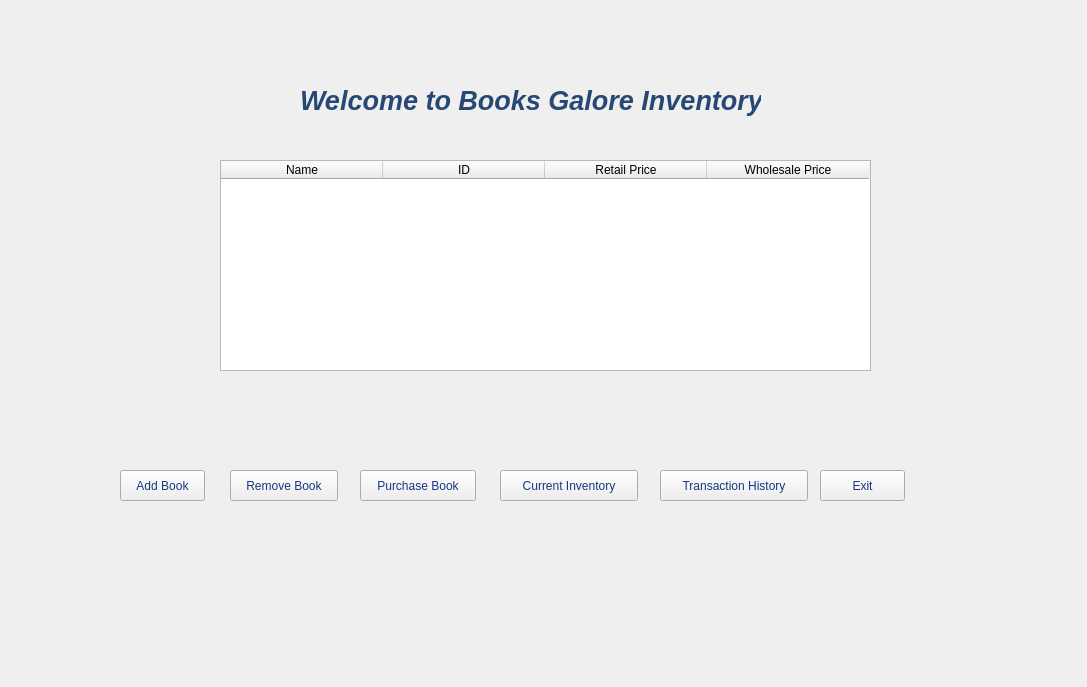
<?xml version="1.0" encoding="UTF-8"?>
<ui version="4.0">
 <class>Book_Inventory</class>
 <widget class="QMainWindow" name="Book_Inventory">
  <property name="geometry">
   <rect>
    <x>0</x>
    <y>0</y>
    <width>1087</width>
    <height>687</height>
   </rect>
  </property>
  <property name="windowTitle">
   <string>Book_Inventory</string>
  </property>
  <property name="styleSheet">
   <string notr="true">QMainWindow{color: rgb(26, 54, 130)}</string>
  </property>
  <widget class="QWidget" name="centralWidget">
   <widget class="QStackedWidget" name="stackedWidget">
    <property name="geometry">
     <rect>
      <x>70</x>
      <y>40</y>
      <width>951</width>
      <height>591</height>
     </rect>
    </property>
    <property name="sizePolicy">
     <sizepolicy hsizetype="Preferred" vsizetype="Preferred">
      <horstretch>0</horstretch>
      <verstretch>0</verstretch>
     </sizepolicy>
    </property>
    <property name="cursor">
     <cursorShape>ArrowCursor</cursorShape>
    </property>
    <property name="styleSheet">
     <string notr="true">QStackedWdget {color: rgb(26, 54, 130)}</string>
    </property>
    <property name="frameShadow">
     <enum>QFrame::Raised</enum>
    </property>
    <property name="currentIndex">
     <number>0</number>
    </property>
    <widget class="QWidget" name="page">
     <property name="autoFillBackground">
      <bool>false</bool>
     </property>
     <widget class="QPushButton" name="pushButton_5">
      <property name="geometry">
       <rect>
        <x>590</x>
        <y>430</y>
        <width>148</width>
        <height>31</height>
       </rect>
      </property>
      <property name="styleSheet">
       <string notr="true">QPushButton {color: rgb(26, 54, 130)}</string>
      </property>
      <property name="text">
       <string>Transaction History</string>
      </property>
     </widget>
     <widget class="QPushButton" name="Exit">
      <property name="geometry">
       <rect>
        <x>750</x>
        <y>430</y>
        <width>85</width>
        <height>31</height>
       </rect>
      </property>
      <property name="styleSheet">
       <string notr="true">QPushButton {color: rgb(26, 54, 130)}</string>
      </property>
      <property name="text">
       <string>Exit</string>
      </property>
     </widget>
     <widget class="QPushButton" name="pushButton_6">
      <property name="geometry">
       <rect>
        <x>430</x>
        <y>430</y>
        <width>138</width>
        <height>31</height>
       </rect>
      </property>
      <property name="styleSheet">
       <string notr="true">QPushButton {color: rgb(26, 54, 130)}</string>
      </property>
      <property name="text">
       <string>Current Inventory</string>
      </property>
     </widget>
     <widget class="QPushButton" name="pushButton_3">
      <property name="geometry">
       <rect>
        <x>290</x>
        <y>430</y>
        <width>116</width>
        <height>31</height>
       </rect>
      </property>
      <property name="styleSheet">
       <string notr="true">QPushButton {color: rgb(26, 54, 130)}</string>
      </property>
      <property name="text">
       <string>Purchase Book</string>
      </property>
     </widget>
     <widget class="QPushButton" name="pushButton_2">
      <property name="geometry">
       <rect>
        <x>160</x>
        <y>430</y>
        <width>108</width>
        <height>31</height>
       </rect>
      </property>
      <property name="styleSheet">
       <string notr="true">QPushButton {color: rgb(26, 54, 130)}</string>
      </property>
      <property name="text">
       <string>Remove Book</string>
      </property>
     </widget>
     <widget class="QPushButton" name="pushButton_4">
      <property name="geometry">
       <rect>
        <x>50</x>
        <y>430</y>
        <width>85</width>
        <height>31</height>
       </rect>
      </property>
      <property name="styleSheet">
       <string notr="true">QPushButton {color: rgb(26, 54, 130)}</string>
      </property>
      <property name="text">
       <string>Add Book</string>
      </property>
     </widget>
     <widget class="QTableWidget" name="tableWidget">
      <property name="geometry">
       <rect>
        <x>150</x>
        <y>120</y>
        <width>651</width>
        <height>211</height>
       </rect>
      </property>
      <property name="rowCount">
       <number>0</number>
      </property>
      <attribute name="horizontalHeaderDefaultSectionSize">
       <number>162</number>
      </attribute>
      <column>
       <property name="text">
        <string>Name</string>
       </property>
      </column>
      <column>
       <property name="text">
        <string>ID</string>
       </property>
      </column>
      <column>
       <property name="text">
        <string>Retail Price</string>
       </property>
      </column>
      <column>
       <property name="text">
        <string>Wholesale Price</string>
       </property>
      </column>
     </widget>
     <widget class="QLabel" name="label_7">
      <property name="geometry">
       <rect>
        <x>230</x>
        <y>40</y>
        <width>461</width>
        <height>41</height>
       </rect>
      </property>
      <property name="text">
       <string>&lt;html&gt;&lt;head/&gt;&lt;body&gt;&lt;p&gt;&lt;span style=&quot; font-size:20pt; font-weight:600; font-style:italic; color:#274874;&quot;&gt;Welcome to Books Galore Inventory!&lt;/span&gt;&lt;/p&gt;&lt;/body&gt;&lt;/html&gt;</string>
      </property>
     </widget>
    </widget>
    <widget class="QWidget" name="page_2">
     <widget class="QLabel" name="label">
      <property name="geometry">
       <rect>
        <x>360</x>
        <y>190</y>
        <width>91</width>
        <height>21</height>
       </rect>
      </property>
      <property name="text">
       <string>&lt;html&gt;&lt;head/&gt;&lt;body&gt;&lt;p&gt;Book Name&lt;span style=&quot; color:#ed0202;&quot;&gt;*&lt;/span&gt;&lt;/p&gt;&lt;/body&gt;&lt;/html&gt;</string>
      </property>
     </widget>
     <widget class="QDialogButtonBox" name="cancelBox">
      <property name="geometry">
       <rect>
        <x>450</x>
        <y>440</y>
        <width>71</width>
        <height>31</height>
       </rect>
      </property>
      <property name="styleSheet">
       <string notr="true">QPushButton {color: rgb(26, 54, 130); background-color: white}</string>
      </property>
      <property name="standardButtons">
       <set>QDialogButtonBox::Cancel</set>
      </property>
     </widget>
     <widget class="QLabel" name="label_2">
      <property name="geometry">
       <rect>
        <x>380</x>
        <y>240</y>
        <width>61</width>
        <height>21</height>
       </rect>
      </property>
      <property name="text">
       <string>&lt;html&gt;&lt;head/&gt;&lt;body&gt;&lt;p&gt;Book ID&lt;span style=&quot; color:#ed0202;&quot;&gt;*&lt;/span&gt;&lt;/p&gt;&lt;/body&gt;&lt;/html&gt;</string>
      </property>
     </widget>
     <widget class="QLabel" name="label_3">
      <property name="geometry">
       <rect>
        <x>340</x>
        <y>290</y>
        <width>101</width>
        <height>21</height>
       </rect>
      </property>
      <property name="text">
       <string>&lt;html&gt;&lt;head/&gt;&lt;body&gt;&lt;p&gt;Retail Price($)&lt;span style=&quot; color:#ed0202;&quot;&gt;*&lt;/span&gt;&lt;/p&gt;&lt;/body&gt;&lt;/html&gt;</string>
      </property>
     </widget>
     <widget class="QLabel" name="label_4">
      <property name="geometry">
       <rect>
        <x>300</x>
        <y>340</y>
        <width>151</width>
        <height>21</height>
       </rect>
      </property>
      <property name="text">
       <string>&lt;html&gt;&lt;head/&gt;&lt;body&gt;&lt;p&gt;Wholesale Price ($)&lt;span style=&quot; color:#ed0202;&quot;&gt;*&lt;/span&gt;&lt;/p&gt;&lt;/body&gt;&lt;/html&gt;</string>
      </property>
     </widget>
     <widget class="QDialogButtonBox" name="okBox">
      <property name="geometry">
       <rect>
        <x>540</x>
        <y>440</y>
        <width>81</width>
        <height>31</height>
       </rect>
      </property>
      <property name="styleSheet">
       <string notr="true">QPushButton {color: rgb(26, 54, 130); background-color: white}</string>
      </property>
      <property name="standardButtons">
       <set>QDialogButtonBox::Ok</set>
      </property>
     </widget>
     <widget class="QLabel" name="label_5">
      <property name="geometry">
       <rect>
        <x>460</x>
        <y>390</y>
        <width>121</width>
        <height>21</height>
       </rect>
      </property>
      <property name="text">
       <string>&lt;html&gt;&lt;head/&gt;&lt;body&gt;&lt;p&gt;&lt;span style=&quot; color:#ed0202;&quot;&gt;*required fields&lt;/span&gt;&lt;/p&gt;&lt;/body&gt;&lt;/html&gt;</string>
      </property>
     </widget>
     <widget class="QLineEdit" name="bookNameLineEdit">
      <property name="geometry">
       <rect>
        <x>450</x>
        <y>180</y>
        <width>251</width>
        <height>33</height>
       </rect>
      </property>
     </widget>
     <widget class="QLineEdit" name="bookIDLineEdit">
      <property name="geometry">
       <rect>
        <x>450</x>
        <y>230</y>
        <width>251</width>
        <height>33</height>
       </rect>
      </property>
     </widget>
     <widget class="QLineEdit" name="retailPriceLineEdit">
      <property name="geometry">
       <rect>
        <x>450</x>
        <y>280</y>
        <width>251</width>
        <height>33</height>
       </rect>
      </property>
     </widget>
     <widget class="QLineEdit" name="wholesalePriceLineEdit">
      <property name="geometry">
       <rect>
        <x>450</x>
        <y>330</y>
        <width>251</width>
        <height>33</height>
       </rect>
      </property>
     </widget>
     <widget class="QLabel" name="label_8">
      <property name="geometry">
       <rect>
        <x>460</x>
        <y>0</y>
        <width>151</width>
        <height>161</height>
       </rect>
      </property>
      <property name="text">
       <string/>
      </property>
      <property name="pixmap">
       <pixmap>../../Downloads/small-photo-book_sm.jpg.gif</pixmap>
      </property>
     </widget>
    </widget>
    <widget class="QWidget" name="transactionPage">
     <widget class="QTabWidget" name="tabWidget">
      <property name="geometry">
       <rect>
        <x>0</x>
        <y>0</y>
        <width>901</width>
        <height>541</height>
       </rect>
      </property>
      <property name="currentIndex">
       <number>0</number>
      </property>
      <widget class="QWidget" name="booksAdded">
       <attribute name="title">
        <string>Books Purchased</string>
       </attribute>
       <widget class="QTableWidget" name="transactionsTable">
        <property name="geometry">
         <rect>
          <x>-20</x>
          <y>0</y>
          <width>921</width>
          <height>521</height>
         </rect>
        </property>
        <property name="verticalScrollBarPolicy">
         <enum>Qt::ScrollBarAsNeeded</enum>
        </property>
        <property name="horizontalScrollBarPolicy">
         <enum>Qt::ScrollBarAlwaysOn</enum>
        </property>
        <property name="columnCount">
         <number>4</number>
        </property>
        <attribute name="horizontalHeaderDefaultSectionSize">
         <number>225</number>
        </attribute>
        <attribute name="horizontalHeaderStretchLastSection">
         <bool>true</bool>
        </attribute>
        <attribute name="verticalHeaderStretchLastSection">
         <bool>false</bool>
        </attribute>
        <column>
         <property name="text">
          <string>Date of Purchase</string>
         </property>
        </column>
        <column>
         <property name="text">
          <string>Book Name</string>
         </property>
        </column>
        <column>
         <property name="text">
          <string>Book ID</string>
         </property>
        </column>
        <column>
         <property name="text">
          <string>Price</string>
         </property>
        </column>
       </widget>
      </widget>
     </widget>
     <widget class="QLabel" name="label_6">
      <property name="geometry">
       <rect>
        <x>620</x>
        <y>550</y>
        <width>121</width>
        <height>21</height>
       </rect>
      </property>
      <property name="text">
       <string>&lt;html&gt;&lt;head/&gt;&lt;body&gt;&lt;p&gt;&lt;span style=&quot; font-weight:600; color:#253a77;&quot;&gt;Total Profit:&lt;/span&gt;&lt;/p&gt;&lt;/body&gt;&lt;/html&gt;</string>
      </property>
     </widget>
     <widget class="QPushButton" name="backButton">
      <property name="geometry">
       <rect>
        <x>0</x>
        <y>550</y>
        <width>95</width>
        <height>31</height>
       </rect>
      </property>
      <property name="text">
       <string>Back</string>
      </property>
     </widget>
     <widget class="QLabel" name="totalProfit">
      <property name="geometry">
       <rect>
        <x>810</x>
        <y>550</y>
        <width>66</width>
        <height>21</height>
       </rect>
      </property>
      <property name="text">
       <string/>
      </property>
     </widget>
    </widget>
   </widget>
  </widget>
  <action name="actionOpen">
   <property name="text">
    <string>Open</string>
   </property>
  </action>
  <action name="actionOpen_2">
   <property name="text">
    <string>Open</string>
   </property>
  </action>
  <action name="actionOpen_3">
   <property name="text">
    <string>Open</string>
   </property>
  </action>
 </widget>
 <layoutdefault spacing="6" margin="11"/>
 <resources/>
 <connections/>
</ui>
